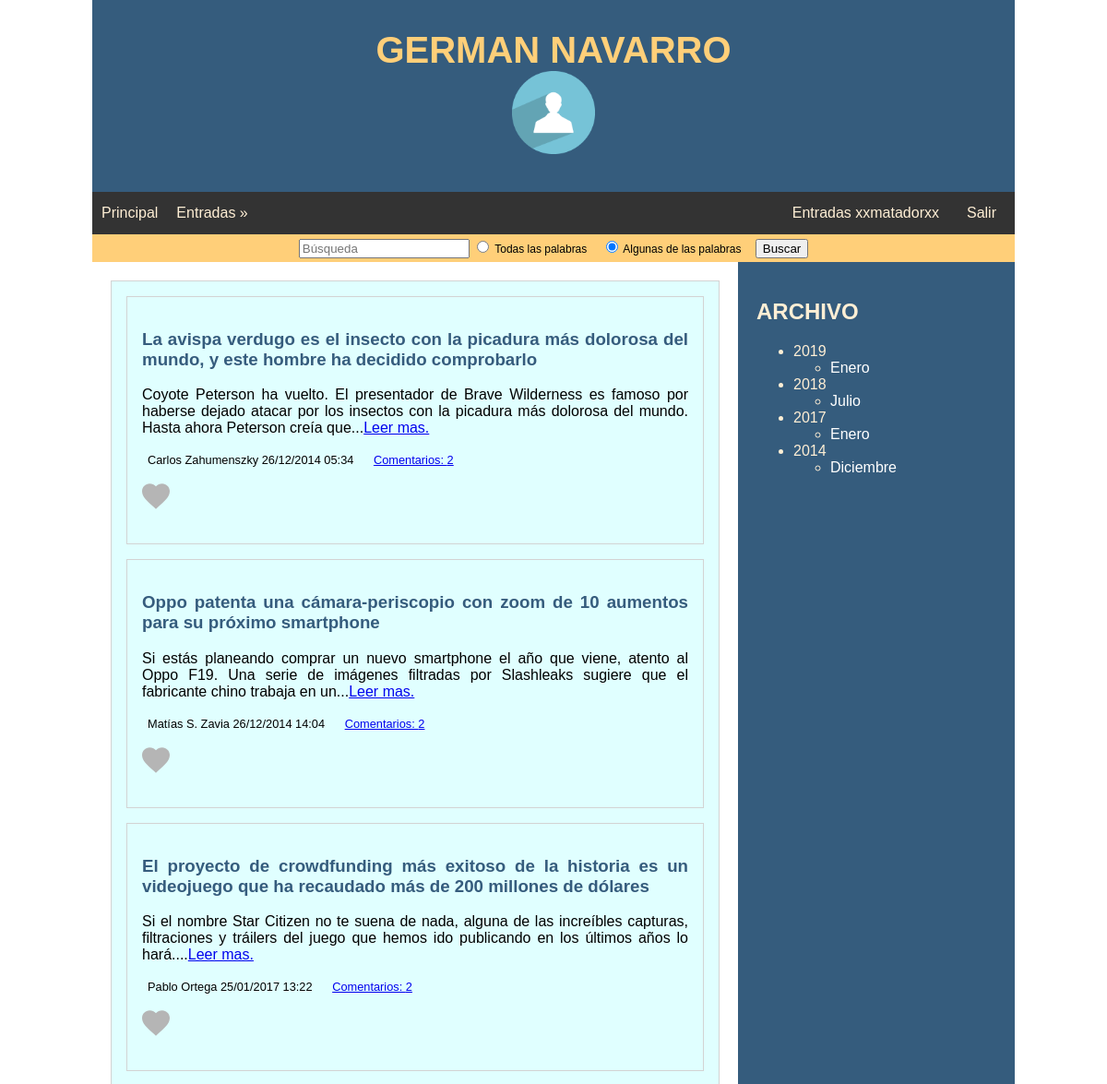
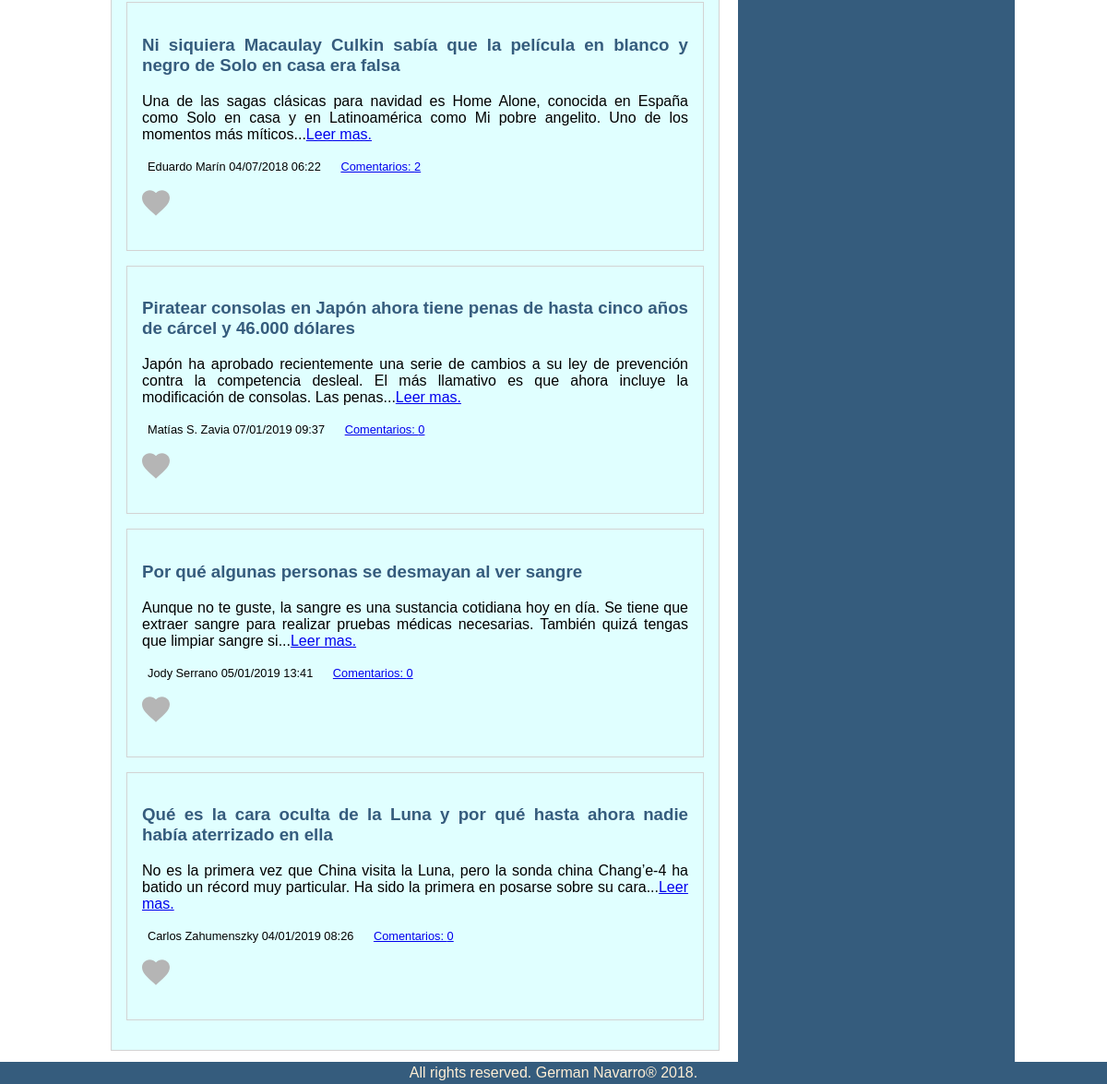
Screenshot of /principal.php?accion=todosLasEntradas (signed in) with the database file from the repository (2 pictures, top to bottom).
### tables this page shows
create table IF NOT EXISTS entrada(
	`id` int AUTO_INCREMENT,
	`titulo` VARCHAR(250) not null,
	`texto` TEXT(65000) not null,
	`fechaHora` TIMESTAMP,
	`idUsuario` INT,
	PRIMARY KEY (id),
	FOREIGN KEY FK_idUsuario_idEntrada (idUsuario) REFERENCES usuario(id)
);

create table IF NOT EXISTS usuario(
	`id` int AUTO_INCREMENT,
	`nombre` VARCHAR(100) not null,
	`usuario` VARCHAR(40) not null,
	`ubicacionFoto` VARCHAR(240) null,
	`pass` VARCHAR(256),
	PRIMARY KEY (id)
);

### Entrada.class.php (the view, shortened to what this page needs)
<?php
Class Entrada{
	private $idEntrada;
	private $fechaHora;
	private $titulo;
	private $usuario;
	private $texto;
	private $comentario = array();
	public function __construct($idEntrada, $fechaHora, $titulo, $usuario, $texto, $comentario=array()){
		$this->idEntrada = $idEntrada;
		$this->fechaHora = $fechaHora;
		$this->titulo = $titulo;
		$this->usuario = $usuario;
		$this->texto = $texto;
		$this->comentario = $comentario;
	}
	public function imprimirEntradaResumida(){
		$textoString = "<article><h3><a href=\"principal.php?idEntrada=$this->idEntrada&amp;accion=mostrar\">$this->titulo</a></h3>";
		$textoEntrada = explode(' ', $this->texto);
		$textoEntrada = array_slice($textoEntrada,0,30);
		$textoEntrada = implode(' ', $textoEntrada);
		$textoString .= "<p>$textoEntrada";
		$textoString .= "...<a href=\"./principal.php?idEntrada=$this->idEntrada&amp;accion=mostrar\">Leer mas.</a></p>";
		$textoString .= '<div><div> '.$this->_mostrarUsuarioFechaHora().'</div><div> <a href="./principal.php?idEntrada='.$this->idEntrada.'&amp;accion=mostrarComentario">Comentarios: '.$this->_contadorComentarios().'</a></div></div><br>';
		$textoString .= $this->_mostrarEditarBorrarEntrada();
		$textoString .= "</article>";
		return $textoString;
	}
	public function _mostrarUsuarioFechaHora(){
		return $this->usuario.' ' . dateTime($this->fechaHora);
	}
	public function _contadorComentarios(){
		$comments  =$this->comentario ;
		if($comments>0)
			return sizeof($comments);
		else
			return 0;
	}
	public function _mostrarEditarBorrarEntrada(){
		$texto = "";
		$idUsuario = consultaIdUsuarioDB($this->idEntrada);
		if(isset($_SESSION['usuario'])){
			if(favoritoLeer($this->idEntrada, $idUsuario)){
				$heart = "images/redHeart.svg";
				$link = "principal.php?idEntrada=$this->idEntrada&amp;idUsuario=$idUsuario&amp;accion=favoritoQuitar";
			}else{
				$heart = "images/grayHeart.svg";
				$link = "principal.php?idEntrada=$this->idEntrada&amp;idUsuario=$idUsuario&amp;accion=favoritoGuardar";
			}
			$texto .= '<p><a href="'.$link.'"><img src="'.$heart.'" height="30" alt="Favorito" title="Favorito"></a></p>
		';
		}
		return $texto;
	}
}
?>

### funciones.php (shortened to what this page needs)
<?php
function conectarDB(){
	try {
		$dsn = "mysql:host=localhost;dbname=blogdwes;charset=utf8";
		$dbh = new PDO($dsn, 'root');
	} catch (PDOException $e){
		print "Error de Conexión: ".$e->getMessage();
	}
	return $dbh;
}
function consultaNickUsuarioDB($idUsuario){
	$conexion = conectarDB();
	$sql = "SELECT usuario from usuario WHERE id=?";
	$consultaUsuario = $conexion->prepare($sql);
	$consultaUsuario->bindParam(1, $idUsuario);
	$consultaUsuario->execute();
	while($reg = $consultaUsuario->fetch()){
		$usuario = $reg['usuario'];
	}
	return $usuario;
}
function consultaIdUsuarioDBporNick($nick){
	$conexion = conectarDB();
	$sql = "SELECT id from usuario WHERE usuario=?";
	$consultaIdUsuario = $conexion->prepare($sql);
	$consultaIdUsuario->bindParam(1, $nick);
	$consultaIdUsuario->execute();
	while($reg = $consultaIdUsuario->fetch()){
		$idUsuario = $reg['id'];
	}
	return $idUsuario;
}
function consultaComentariosDB($idEntrada){
	$conexion = conectarDB();
	$sql = "SELECT c.id  , c.texto , c.idUsuario  , c.fechaHora as fh  FROM comentario c, entrada e WHERE e.id=c.idEntrada AND c.idEntrada=?";
	$consultaComentario = $conexion->prepare($sql);
	$consultaComentario->bindParam(1, $idEntrada);
	$consultaComentario->execute();
	$comentarioArr = array();
	while ($comentario = $consultaComentario->fetch()){
		$idComentario = $comentario['id'];
		$textoComent = $comentario['texto'];
		$fhComent = $comentario['fh'];
		$idUsuario = $comentario['idUsuario'];
		$comentario = new Comentario($idComentario, $idEntrada, $fhComent,  consultaNickUsuarioDB($idUsuario), $textoComent);
		$comentarioArr[] = $comentario;
	}
	return $comentarioArr;
}
function dateTime($fechaHora){
	$anyo = substr($fechaHora,0,4);
	$mes = substr($fechaHora,5,2);
	$dia = substr($fechaHora,8,2);
	$hora = substr($fechaHora,11,2);
	$min = substr($fechaHora,14,2);
	return $dia."/".$mes."/".$anyo." ".$hora.":".$min;
}
function favoritoLeer($idEntrada, $idUsuario){
	$idUsuario = consultaIdUsuarioDBporNick($_SESSION['usuario']);
	$conexion = conectarDB();
	$sql = "SELECT id FROM favoritos WHERE idEntrada=? and idUsuario=?";
	$consulta  = $conexion->prepare($sql);
	$consulta->bindParam(1, $idEntrada);
	$consulta->bindParam(2, $idUsuario);
	$consulta->execute();
	$res =$consulta->rowCount();
	if($res>0){
		return true;
	}else{
		return false;
	}
}
function todosLasEntradas(){
	$textoString ="";
	$conexion = conectarDB();
	$sql = "SELECT e.id, e.titulo, e.texto, e.fechaHora, u.nombre FROM entrada e, usuario u WHERE e.idUsuario=u.id ";
	$consultaEntrada = $conexion->prepare($sql);
	$consultaEntrada->execute();
	while ($registro = $consultaEntrada->fetch()) {
		$idEntrada = $registro['id'];
		$fh = $registro['fechaHora'];
		$titulo = $registro['titulo'];
		$usuario = $registro['nombre'];
		$texto = $registro['texto'];
		$entrada = new Entrada ($idEntrada, $fh, $titulo, $usuario, $texto, consultaComentariosDB($idEntrada));
		$textoString .= $entrada->imprimirEntradaResumida();
	}
	return $textoString;
}
?>

### css/style.css (style rules this page uses)
* { box-sizing: border-box; }
body { font-family: sans-serif; margin: 0 auto; max-width: 1000px; }
article { text-align: justify; border: 1px solid lightgray; margin-bottom: 1em; padding: 1em; background-color: lightcyan; }
article h3 a, h4 a, a h5 { text-decoration: none; color: #355C7D; }
article div { padding-right: 15px; padding-left: 3px; display: inline; font-size: 0.8rem; font-weight: 500; }

### rows the page displays
entrada: titulo "La avispa verdugo es el insecto con la picadura más dolorosa del mundo, y este hombre ha decidido comprobarlo", textoEntrada "Coyote Peterson ha vuelto. El presentador de Brave Wilderness es famoso por haberse dejado atacar por los insectos con la picadura más dolorosa del mundo. Hasta ahora Peterson creía que", $this->_mostrarUsuarioFechaHora() "Carlos Zahumenszky 26/12/2014 05:34", _contadorComentarios "2"
entrada: titulo "Oppo patenta una cámara-periscopio con zoom de 10 aumentos para su próximo smartphone", textoEntrada "Si estás planeando comprar un nuevo smartphone el año que viene, atento al Oppo F19. Una serie de imágenes filtradas por Slashleaks sugiere que el fabricante chino trabaja en un", $this->_mostrarUsuarioFechaHora() "Matías S. Zavia 26/12/2014 14:04", _contadorComentarios "2"
entrada: titulo "El proyecto de crowdfunding más exitoso de la historia es un videojuego que ha recaudado más de 200 millones de dólares", textoEntrada "Si el nombre Star Citizen no te suena de nada, alguna de las increíbles capturas, filtraciones y tráilers del juego que hemos ido publicando en los últimos años lo hará.", $this->_mostrarUsuarioFechaHora() "Pablo Ortega 25/01/2017 13:22", _contadorComentarios "2"
entrada: titulo "Ni siquiera Macaulay Culkin sabía que la película en blanco y negro de Solo en casa era falsa", textoEntrada "Una de las sagas clásicas para navidad es Home Alone, conocida en España como Solo en casa y en Latinoamérica como Mi pobre angelito. Uno de los momentos más míticos", $this->_mostrarUsuarioFechaHora() "Eduardo Marín 04/07/2018 06:22", _contadorComentarios "2"
entrada: titulo "Piratear consolas en Japón ahora tiene penas de hasta cinco años de cárcel y 46.000 dólares", textoEntrada "Japón ha aprobado recientemente una serie de cambios a su ley de prevención contra la competencia desleal. El más llamativo es que ahora incluye la modificación de consolas. Las penas", $this->_mostrarUsuarioFechaHora() "Matías S. Zavia 07/01/2019 09:37", _contadorComentarios "0"
entrada: titulo "Por qué algunas personas se desmayan al ver sangre", textoEntrada "Aunque no te guste, la sangre es una sustancia cotidiana hoy en día. Se tiene que extraer sangre para realizar pruebas médicas necesarias. También quizá tengas que limpiar sangre si", $this->_mostrarUsuarioFechaHora() "Jody Serrano 05/01/2019 13:41", _contadorComentarios "0"
entrada: titulo "Qué es la cara oculta de la Luna y por qué hasta ahora nadie había aterrizado en ella", textoEntrada "No es la primera vez que China visita la Luna, pero la sonda china Chang’e-4 ha batido un récord muy particular. Ha sido la primera en posarse sobre su cara", $this->_mostrarUsuarioFechaHora() "Carlos Zahumenszky 04/01/2019 08:26", _contadorComentarios "0"

### other values shown
$mostrarUsuario "xxmatadorxx"
$year['anyo'] "2019"
month($mes) "Enero"
$year['anyo'] "2018"
month($mes) "Julio"
$year['anyo'] "2017"
$year['anyo'] "2014"
month($mes) "Diciembre"
